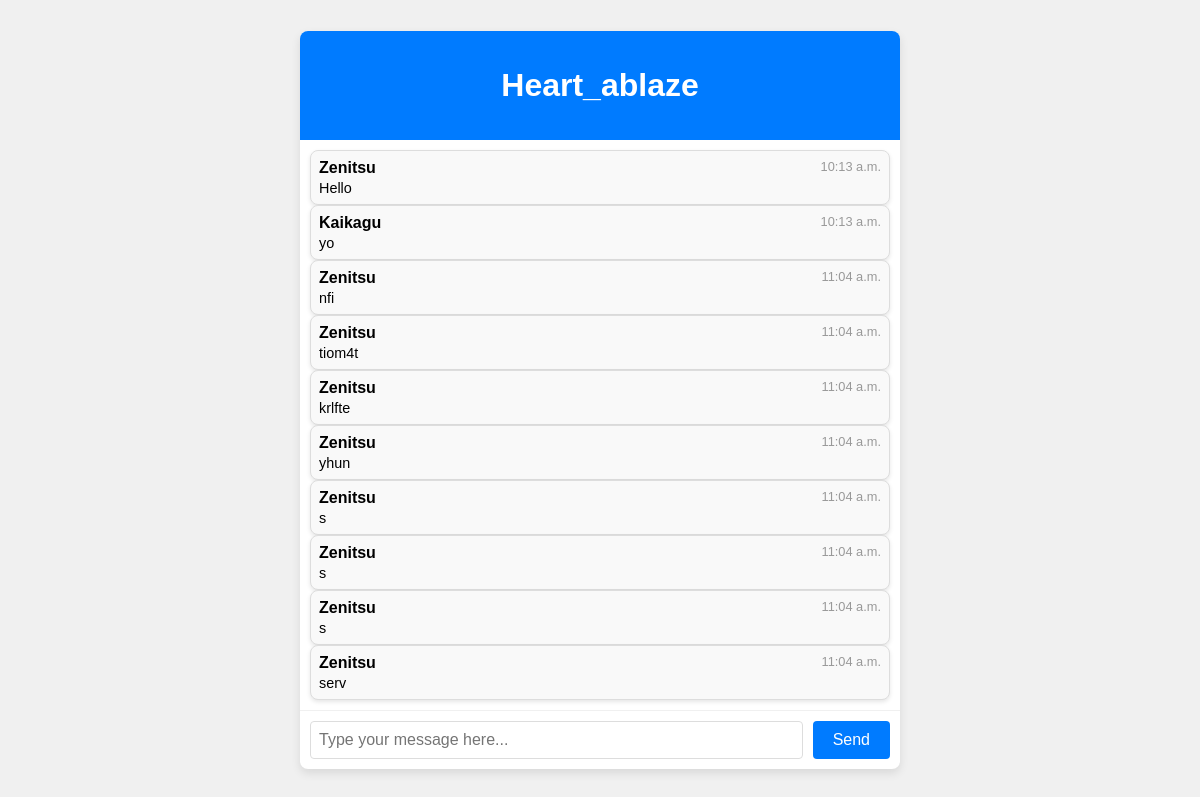
Page /room=Heart_ablaze/user=Heart_ablaze on the committed database.
### chats/models.py (models this page shows)
class Message(models.Model):
    content=models.CharField(max_length=10000)
    time=models.TimeField(default=datetime.now().time())
    user=models.CharField(max_length=200)
    room_id=models.CharField(max_length=200)

### chats/views.py (the view)
# urls.py: path('room=<str:name>/user=<str:username>',views.room,name="room")
def room(request,name,username):
    if request.method=="POST":
        message=request.POST["message"]
        new_obj=Message.objects.create(content=message,user=username,room_id=name,time=datetime.now().time())
        new_obj.save()
        return redirect(reverse('room', args=(name, username)))
    all_messages=Message.objects.filter(room_id=name)
    return render(request,"room.html",{'name':name,'username':username.capitalize(),'messages':all_messages})

### templates/room.html (shortened to what this page needs)
{% load static %}
<!DOCTYPE html>
<html lang="en">
<head>
    <link rel="stylesheet" href="{% static 'room.css' %}">
</head>
<body>
    <div class="chat-container">
        <header>
            <h1 id="room-name">{{name}}</h1>
        </header>
        <div class="messages-wrapper">
            {% for message in messages %}
            <div class="messages">
                <div class="message">
                    <div class="message-info">
                        <span class="message-user">{{message.user}}</span>
                        <span class="message-time">{{message.time}}</span>
                    </div>
                    <div class="message-text">
                        {{message.content}}
                    </div>
                </div>
            </div>
            {% endfor %}
        </div>
        <form class="message-form" action="{% url 'room' name=name username=username %}" method="post">
            <input type="text" name="message" id="message-input" placeholder="Type your message here..." required>
            <button type="submit">Send</button>
        </form>
    </div>
</body>
</html>

### static/room.css (style rules this page uses)
body { display: flex; justify-content: center; align-items: center; height: 100vh; background: #f0f0f0; font-family: 'Arial', sans-serif; margin: 0; }
.chat-container { width: 100%; max-width: 600px; background: #fff; border-radius: 8px; box-shadow: 0 4px 10px rgba(0, 0, 0, 0.1); display: flex; flex-direction: column; overflow: hidden; }
header { background: #007BFF; color: #fff; padding: 15px; text-align: center; }
.messages-wrapper { padding: 10px; flex: 1; overflow-y: auto; height: 80%; }
.messages { display: flex; flex-direction: column; gap: 8px; }
.message { padding: 8px; border: 1px solid #ddd; border-radius: 8px; background: #f9f9f9; box-shadow: 0 2px 4px rgba(0, 0, 0, 0.1); }
.message-info { display: flex; justify-content: space-between; margin-bottom: 3px; }
.message-user { font-weight: bold; }
.message-time { color: #999; font-size: 0.8em; }
.message-text { font-size: 0.9em; }
.message-form { display: flex; border-top: 1px solid #f0f0f0; padding: 10px; }
#message-input { flex: 1; padding: 8px; border: 1px solid #ddd; border-radius: 4px; font-size: 1em; margin-right: 10px; }
.message-form button { padding: 10px 20px; background-color: #007BFF; color: #fff; border: none; border-radius: 4px; font-size: 1em; cursor: pointer; transition: background-color 0.3s; }

### rows in the picture
Message: user "Zenitsu", time "10:13 a.m.", content "Hello"
Message: user "Kaikagu", time "10:13 a.m.", content "yo"
Message: user "Zenitsu", time "11:04 a.m.", content "nfi"
Message: user "Zenitsu", time "11:04 a.m.", content "tiom4t"
Message: user "Zenitsu", time "11:04 a.m.", content "krlfte"
Message: user "Zenitsu", time "11:04 a.m.", content "yhun"
Message: user "Zenitsu", time "11:04 a.m.", content "s"
Message: user "Zenitsu", time "11:04 a.m.", content "s"
Message: user "Zenitsu", time "11:04 a.m.", content "s"
Message: user "Zenitsu", time "11:04 a.m.", content "serv"

### other values in the picture
{{ name }} "Heart_ablaze"
